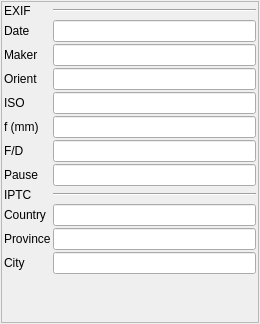
<?xml version="1.0" encoding="UTF-8"?>
<ui version="4.0">
 <class>MetadataWidget</class>
 <widget class="QWidget" name="MetadataWidget">
  <property name="geometry">
   <rect>
    <x>0</x>
    <y>0</y>
    <width>260</width>
    <height>324</height>
   </rect>
  </property>
  <property name="windowTitle">
   <string>Form</string>
  </property>
  <layout class="QVBoxLayout" name="verticalLayout">
   <property name="spacing">
    <number>1</number>
   </property>
   <property name="margin">
    <number>1</number>
   </property>
   <item>
    <widget class="QScrollArea" name="scrollArea">
     <property name="widgetResizable">
      <bool>true</bool>
     </property>
     <widget class="QWidget" name="scrollAreaWidgetContents">
      <property name="geometry">
       <rect>
        <x>0</x>
        <y>0</y>
        <width>254</width>
        <height>318</height>
       </rect>
      </property>
      <layout class="QGridLayout" name="gridLayout">
       <property name="margin">
        <number>2</number>
       </property>
       <property name="spacing">
        <number>2</number>
       </property>
       <item row="2" column="0">
        <widget class="QLabel" name="label">
         <property name="text">
          <string>Maker</string>
         </property>
        </widget>
       </item>
       <item row="4" column="0">
        <widget class="QLabel" name="label_2">
         <property name="text">
          <string>ISO</string>
         </property>
        </widget>
       </item>
       <item row="5" column="0">
        <widget class="QLabel" name="label_3">
         <property name="text">
          <string>f (mm)</string>
         </property>
        </widget>
       </item>
       <item row="6" column="0">
        <widget class="QLabel" name="label_4">
         <property name="text">
          <string>F/D</string>
         </property>
        </widget>
       </item>
       <item row="7" column="0">
        <widget class="QLabel" name="label_5">
         <property name="text">
          <string>Pause</string>
         </property>
        </widget>
       </item>
       <item row="4" column="1">
        <widget class="QLineEdit" name="isoLineEdit">
         <property name="readOnly">
          <bool>true</bool>
         </property>
        </widget>
       </item>
       <item row="5" column="1">
        <widget class="QLineEdit" name="focalLineEdit">
         <property name="readOnly">
          <bool>true</bool>
         </property>
        </widget>
       </item>
       <item row="6" column="1">
        <widget class="QLineEdit" name="apertureLineEdit">
         <property name="readOnly">
          <bool>true</bool>
         </property>
        </widget>
       </item>
       <item row="7" column="1">
        <widget class="QLineEdit" name="speedLineEdit">
         <property name="readOnly">
          <bool>true</bool>
         </property>
        </widget>
       </item>
       <item row="3" column="1">
        <widget class="QLineEdit" name="orientationLineEdit">
         <property name="readOnly">
          <bool>true</bool>
         </property>
        </widget>
       </item>
       <item row="3" column="0">
        <widget class="QLabel" name="label_6">
         <property name="text">
          <string>Orient</string>
         </property>
        </widget>
       </item>
       <item row="1" column="0">
        <widget class="QLabel" name="label_7">
         <property name="text">
          <string>Date</string>
         </property>
        </widget>
       </item>
       <item row="1" column="1">
        <widget class="QLineEdit" name="dateLineEdit">
         <property name="readOnly">
          <bool>true</bool>
         </property>
        </widget>
       </item>
       <item row="0" column="0">
        <widget class="QLabel" name="label_8">
         <property name="text">
          <string>EXIF</string>
         </property>
        </widget>
       </item>
       <item row="0" column="1">
        <widget class="Line" name="line">
         <property name="orientation">
          <enum>Qt::Horizontal</enum>
         </property>
        </widget>
       </item>
       <item row="2" column="1">
        <widget class="QLineEdit" name="makerLineEdit"/>
       </item>
       <item row="8" column="0">
        <widget class="QLabel" name="label_9">
         <property name="text">
          <string>IPTC</string>
         </property>
        </widget>
       </item>
       <item row="8" column="1">
        <widget class="Line" name="line_2">
         <property name="orientation">
          <enum>Qt::Horizontal</enum>
         </property>
        </widget>
       </item>
       <item row="12" column="0">
        <spacer name="verticalSpacer">
         <property name="orientation">
          <enum>Qt::Vertical</enum>
         </property>
         <property name="sizeHint" stdset="0">
          <size>
           <width>20</width>
           <height>40</height>
          </size>
         </property>
        </spacer>
       </item>
       <item row="9" column="0">
        <widget class="QLabel" name="label_10">
         <property name="text">
          <string>Country</string>
         </property>
        </widget>
       </item>
       <item row="10" column="0">
        <widget class="QLabel" name="label_11">
         <property name="text">
          <string>Province</string>
         </property>
        </widget>
       </item>
       <item row="11" column="0">
        <widget class="QLabel" name="label_12">
         <property name="text">
          <string>City</string>
         </property>
        </widget>
       </item>
       <item row="9" column="1">
        <widget class="QLineEdit" name="iptcCountryLineEdit"/>
       </item>
       <item row="11" column="1">
        <widget class="QLineEdit" name="iptcCityLineEdit"/>
       </item>
       <item row="10" column="1">
        <widget class="QLineEdit" name="iptcProvinceLineEdit"/>
       </item>
      </layout>
     </widget>
    </widget>
   </item>
  </layout>
 </widget>
 <resources/>
 <connections/>
</ui>
